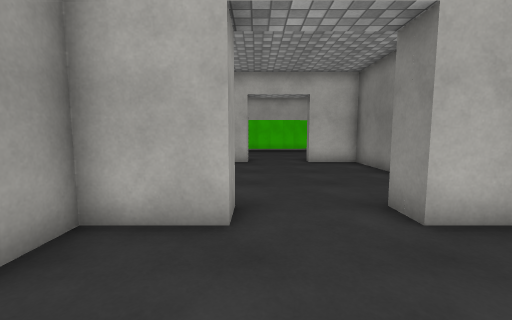
[1] (above)

13 first-person views from a walk through a 3-D level made in the Unity game engine. The camera is 1.3 m above the floor, tilts 6° down and sees 90° across. The floor is counted in squares, 1 m on a side. Each view is taken from the middle of a square. On the plan, view 1 faces up. The plan holds only what a view shows up to about 13 squares ahead; the rest is blank. The place goes on beyond the plan. The player is left out. Door leaves are left out, so doorways stand open. Surface patterns are stand-ins for the level's own textures.

[2]
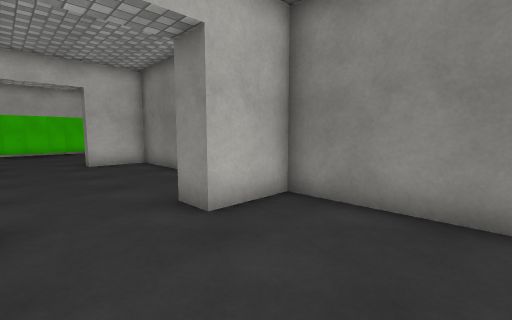

[3]
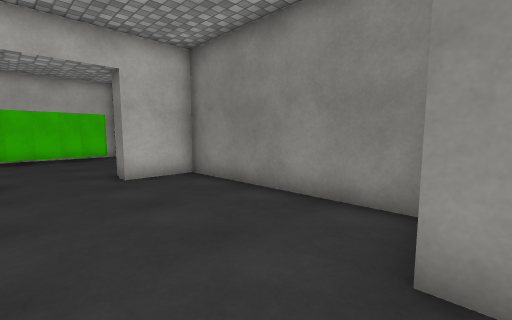

[4]
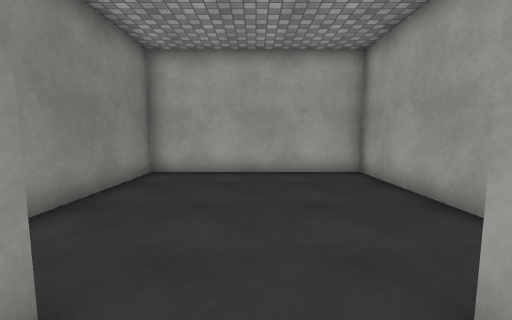

[5]
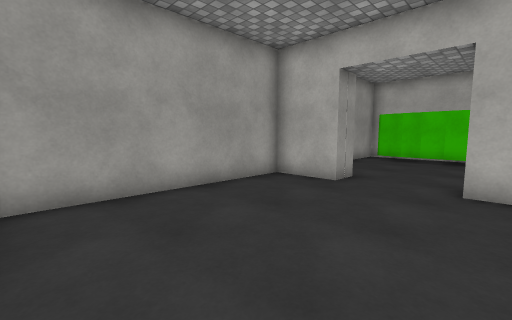

[6]
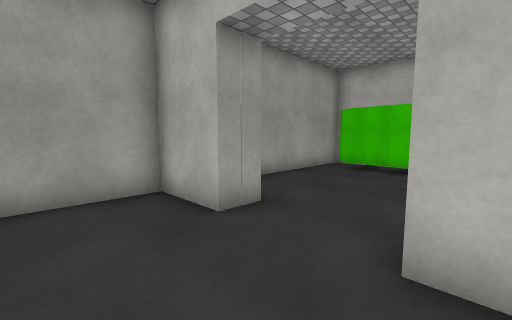

[7]
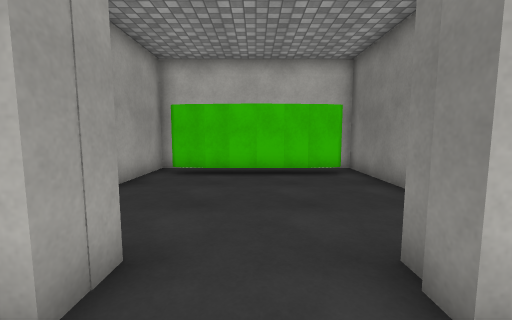

[8]
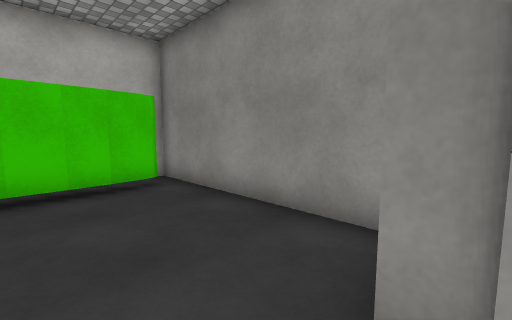

[9]
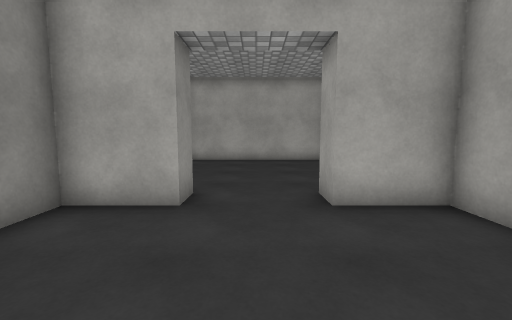

[10]
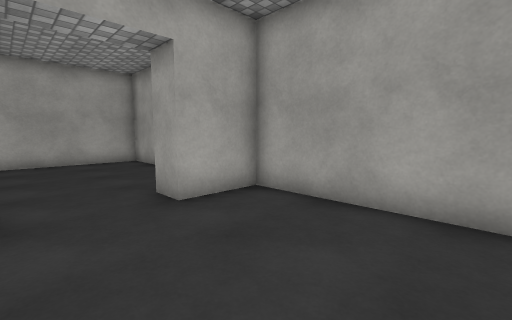

[11]
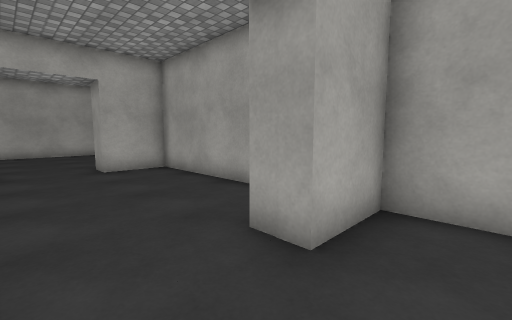

[12]
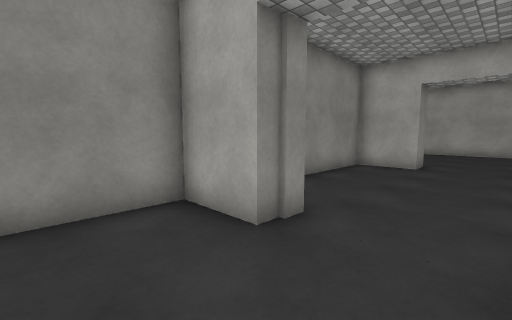

[13]
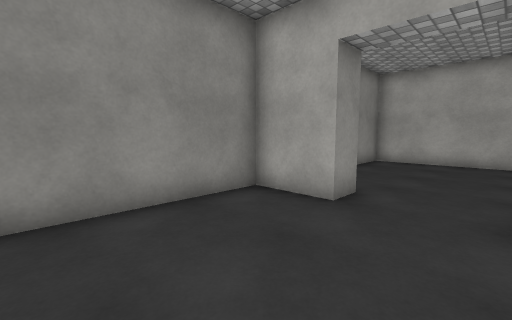

### Floor plan
Key: @ floor where view 1 was taken; # wall or solid block; x gap in a wall; . floor; D open door; T thing the floor can be seen under or through.
Columns run from 3 left of view 1 to 5 right of it. Each row starts with its distance up from view 1.
 20 ##     ##
 19 #.......#
 18 #.#TTTTx#
 17 #.......#
 16 #.......#
 15 #.......#
 14 #.......#
 13 #.......#
 12 ###...###
 11 #.......#
 10 #.......#
  9 #.......#
  8 #.......#
  7 #.......#
  6 #.......#
  5 #.......#
  4 ###...###
  3 #..DDD..#
  2 #.......#
  1 #.......#
  0 #..@....#
 -1 #.......#
 -2 #.......#
 -3 #.......#
 -4 #########

Positions as (right, up) in squares from view 1, and headings:
1: (0, 0), facing up
2: (0, 0), facing up-right
3: (0, 4), facing up-right
4: (1, 5), facing down
5: (3, 5), facing up-left
6: (3, 9), facing up-left
7: (1, 10), facing up
8: (1, 12), facing up-right
9: (1, 9), facing down
10: (2, 9), facing down-left
11: (2, 14), facing down-left
12: (0, 15), facing down-right
13: (0, 9), facing down-right
